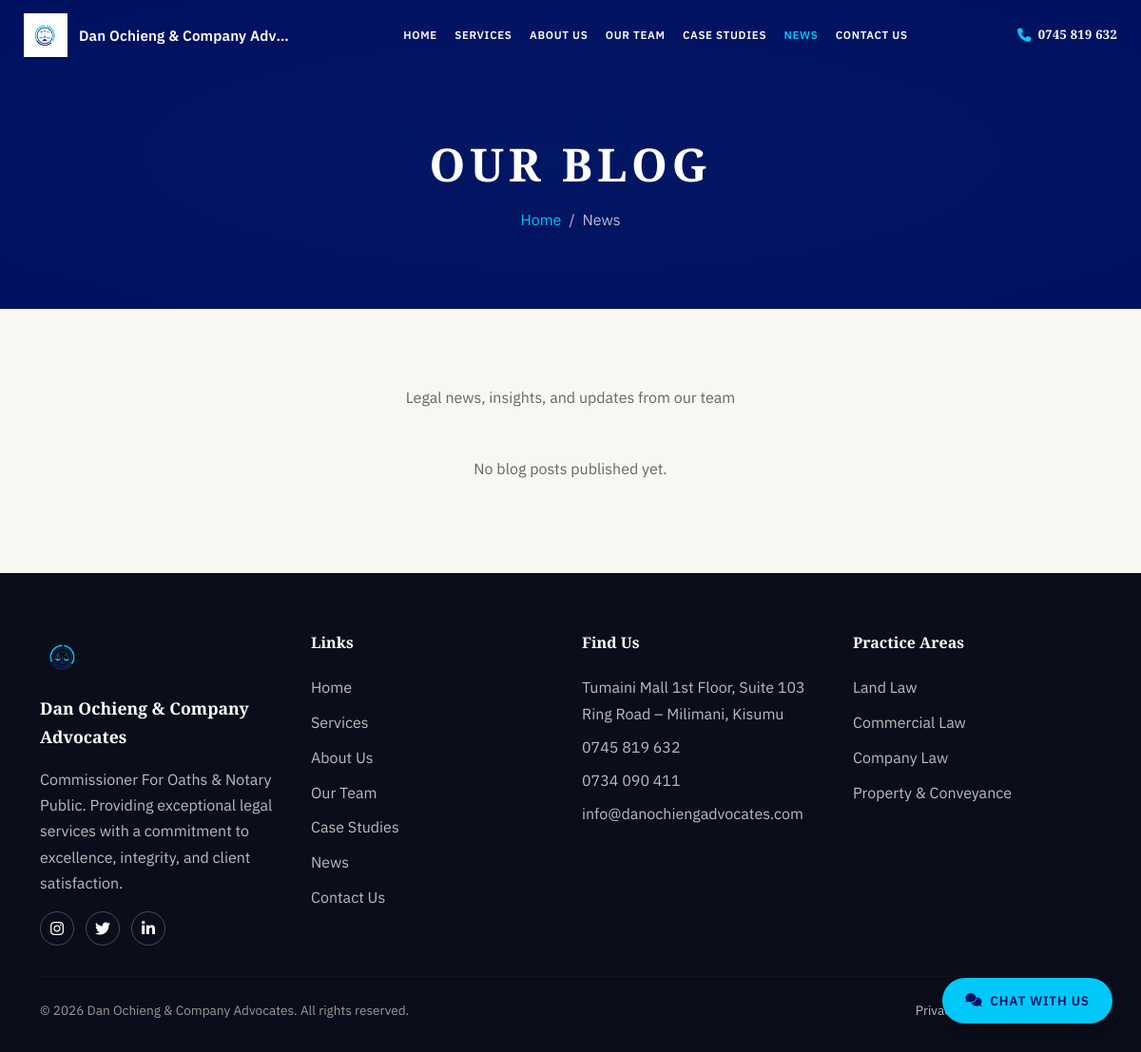
/blog, run on an earlier commit of the app's database.
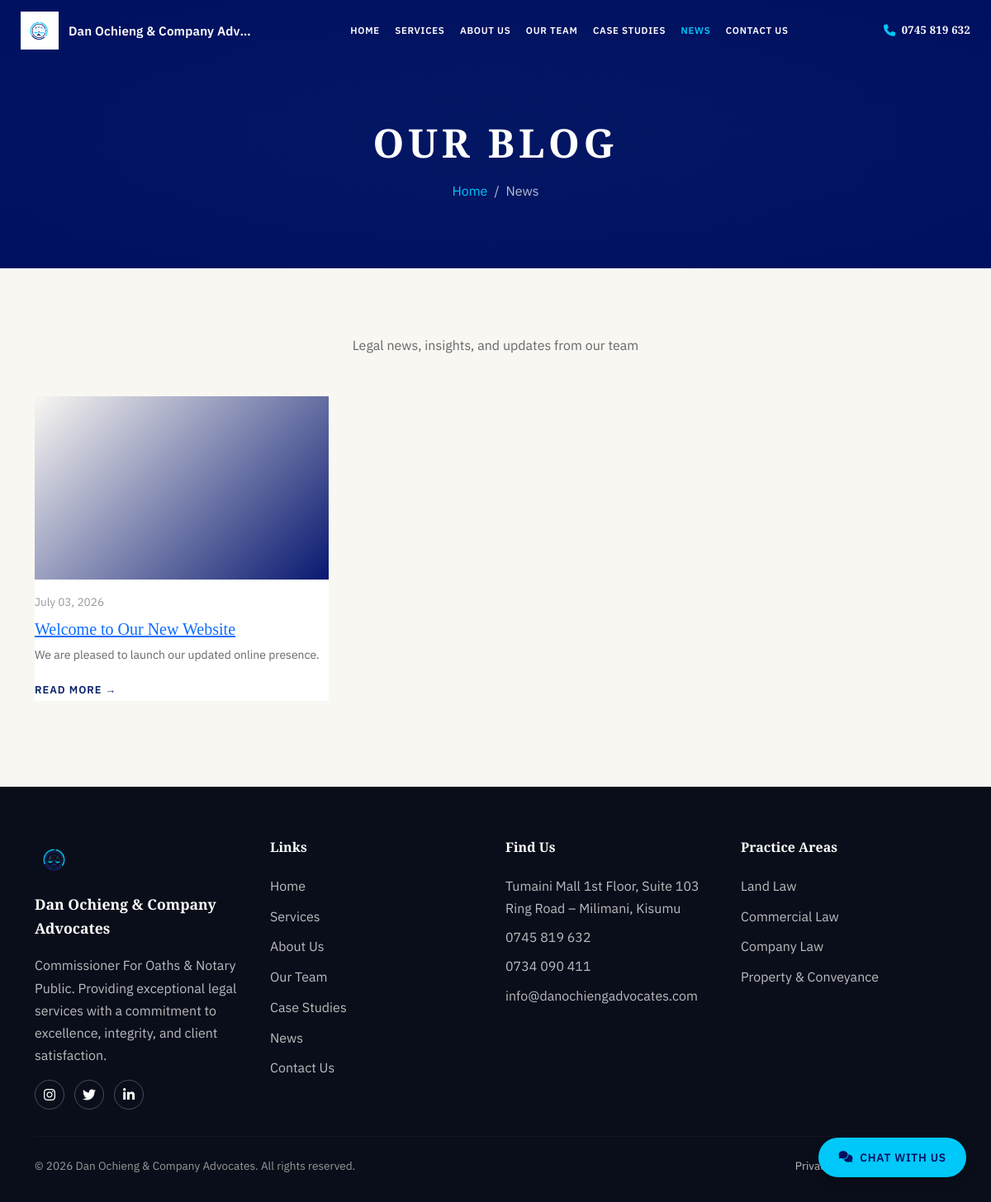
And on a later commit of the database.
### models.py (models this page shows, shortened)
class Service(db.Model):
    id = db.Column(db.Integer, primary_key=True)
    title = db.Column(db.String(120), nullable=False)
    slug = db.Column(db.String(150), unique=True, nullable=False)
    description = db.Column(db.Text, nullable=False)
    icon = db.Column(db.String(50))
    display_order = db.Column(db.Integer, default=0)
    is_active = db.Column(db.Boolean, default=True)
    created_at = db.Column(db.DateTime, default=datetime.utcnow)
    updated_at = db.Column(db.DateTime, default=datetime.utcnow, onupdate=datetime.utcnow)

class BlogPost(db.Model):
    id = db.Column(db.Integer, primary_key=True)
    title = db.Column(db.String(200), nullable=False)
    slug = db.Column(db.String(220), unique=True, nullable=False)
    summary = db.Column(db.Text, nullable=False)
    content = db.Column(db.Text, nullable=False)
    author_id = db.Column(db.Integer, db.ForeignKey('user.id'), nullable=True)
    author = db.relationship('User', backref=db.backref('blog_posts', lazy=True))
    is_published = db.Column(db.Boolean, default=False)
    published_at = db.Column(db.DateTime, nullable=True)
    created_at = db.Column(db.DateTime, default=datetime.utcnow)
    updated_at = db.Column(db.DateTime, default=datetime.utcnow, onupdate=datetime.utcnow)

### routes/main_routes.py (the view)
@main_bp.route('/blog')
def blog():
    posts = BlogPost.query.filter_by(is_published=True).order_by(BlogPost.published_at.desc()).all()
    return render_template('blog.html', title='News & Insights', posts=posts)

### templates/blog.html
{% extends "layout.html" %}
{% block body_class %}page-hero{% endblock %}
{% block content %}
<div class="page-header">
    <div class="container">
        <h1>Our Blog</h1>
        <nav aria-label="breadcrumb">
            <ol class="breadcrumb">
                <li class="breadcrumb-item"><a href="{{ url_for('main.index') }}">Home</a></li>
                <li class="breadcrumb-item active" aria-current="page">News</li>
            </ol>
        </nav>
    </div>
</div>
<section class="section-block section-cream">
    <div class="container">
        <div class="section-header">
            <p class="section-subtitle">Legal news, insights, and updates from our team</p>
        </div>
        {% if posts %}
        <div class="row">
            {% for post in posts %}
            <div class="col-md-4 mb-4">
                <article class="blog-card">
                    <div class="blog-thumb mb-3"></div>
                    <div class="blog-date">{{ post.published_at.strftime('%B %d, %Y') if post.published_at }}</div>
                    <h2 class="h5"><a href="{{ url_for('main.blog_detail', slug=post.slug) }}">{{ post.title }}</a></h2>
                    <p class="text-muted small">{{ post.summary|striptags|truncate(100) }}</p>
                    <a href="{{ url_for('main.blog_detail', slug=post.slug) }}" class="link-arrow">Read more</a>
                </article>
            </div>
            {% endfor %}
        </div>
        {% else %}
        <p class="text-center text-muted">No blog posts published yet.</p>
        {% endif %}
    </div>
</section>
{% endblock %}

### templates/layout.html (shortened to what this page needs)
<!DOCTYPE html>
<html lang="en" data-bs-theme="light">
<head>
    <link rel="stylesheet" href="https://cdn.jsdelivr.net/npm/bootstrap@5.3.0/dist/css/bootstrap.min.css">
    <link rel="stylesheet" href="https://cdnjs.cloudflare.com/ajax/libs/font-awesome/6.4.0/css/all.min.css">
    <link rel="stylesheet" href="{{ url_for('static', filename='css/custom.css') }}">
</head>
<body class="{% block body_class %}{% endblock %}">
    <div class="doa-navbar-float" id="doaNavbarFloat">
        <nav class="navbar navbar-expand-xl navbar-light doa-navbar" id="doaNavbar">
            <div class="doa-navbar-inner px-3 px-lg-4">
                <a class="navbar-brand doa-brand" href="{{ url_for('main.index') }}">
                    <img src="{{ url_for('static', filename='images/logo/dan_ochieng_advocates_logo.png') }}"
                         alt="Dan Ochieng & Company Advocates"
                         class="doa-brand-logo"
                         width="46" height="46">
                    <span class="doa-brand-name">Dan Ochieng &amp; Company Advocates</span>
                </a>
                <div class="collapse navbar-collapse doa-navbar-collapse" id="navbarNav">
                    <ul class="navbar-nav doa-nav-menu">
                        <li class="nav-item doa-nav-item has-mega">
                            <a class="nav-link doa-nav-trigger {% if request.endpoint == 'main.index' %}active{% endif %}"
                               href="{{ url_for('main.index') }}">
                                Home
                            </a>
                        </li>
                        <li class="nav-item doa-nav-item has-mega">
                            <a class="nav-link doa-nav-trigger {% if request.endpoint in ['main.services','main.service_detail'] %}active{% endif %}"
                               href="{{ url_for('main.services') }}">
                                Services
                            </a>
                        </li>
                        <li class="nav-item doa-nav-item has-mega">
                            <a class="nav-link doa-nav-trigger {% if request.endpoint == 'main.about' %}active{% endif %}"
                               href="{{ url_for('main.about') }}">
                                About Us
                            </a>
                        </li>
                        <li class="nav-item doa-nav-item has-mega">
                            <a class="nav-link doa-nav-trigger {% if request.endpoint in ['main.team','main.team_member'] %}active{% endif %}"
                               href="{{ url_for('main.team') }}">
                                Our Team
                            </a>
                        </li>
                        <li class="nav-item doa-nav-item has-mega">
                            <a class="nav-link doa-nav-trigger {% if request.endpoint in ['main.case_studies','main.case_study_detail'] %}active{% endif %}"
                               href="{{ url_for('main.case_studies') }}">
                                Case Studies
                            </a>
                        </li>
                        <li class="nav-item doa-nav-item has-mega">
                            <a class="nav-link doa-nav-trigger {% if request.endpoint in ['main.blog','main.blog_detail'] %}active{% endif %}"
                               href="{{ url_for('main.blog') }}">
                                News
                            </a>
                        </li>
                        <li class="nav-item doa-nav-item has-mega">
                            <a class="nav-link doa-nav-trigger {% if request.endpoint == 'contact.contact' %}active{% endif %}"
                               href="{{ url_for('contact.contact') }}">
                                Contact Us
                            </a>
                        </li>
                    </ul>
                    <div class="doa-nav-tools">
                        <a href="tel:+254745819632" class="doa-nav-phone">
                            <i class="fas fa-phone" aria-hidden="true"></i>
                            <span>0745 819 632</span>
                        </a>
                    </div>
                </div>
            </div>
        </nav>
    </div>
    <main class="main-content">
        {% block content %}{% endblock %}
    </main>
    <footer class="footer mt-auto">
        <div class="container">
            <div class="row">
                <div class="col-md-6 col-lg-3 mb-4 mb-lg-0">
                    <div class="footer-brand">
                        <img src="{{ url_for('static', filename='images/logo/dan_ochieng_advocates_logo.png') }}"
                             alt="Dan Ochieng & Company Advocates">
                        <div class="footer-brand-name">Dan Ochieng &amp; Company Advocates</div>
                    </div>
                    <p>Commissioner For Oaths &amp; Notary Public. Providing exceptional legal services with a commitment to excellence, integrity, and client satisfaction.</p>
                    <div class="social-icons">
                        <a href="https://www.instagram.com/stanlley_locke/" target="_blank" rel="noopener noreferrer" aria-label="Instagram"><i class="fab fa-instagram"></i></a>
                        <a href="https://x.com/stanley_wasonga" target="_blank" rel="noopener noreferrer" aria-label="Twitter"><i class="fab fa-twitter"></i></a>
                        <a href="https://www.linkedin.com/in/stanley-locke-a4b430327/" target="_blank" rel="noopener noreferrer" aria-label="LinkedIn"><i class="fab fa-linkedin-in"></i></a>
                    </div>
                </div>
                <div class="col-md-6 col-lg-3 mb-4 mb-lg-0">
                    <h5>Links</h5>
                    <ul class="list-unstyled">
                        <li><a href="{{ url_for('main.index') }}">Home</a></li>
                        <li><a href="{{ url_for('main.services') }}">Services</a></li>
                        <li><a href="{{ url_for('main.about') }}">About Us</a></li>
                        <li><a href="{{ url_for('main.team') }}">Our Team</a></li>
                        <li><a href="{{ url_for('main.case_studies') }}">Case Studies</a></li>
                        <li><a href="{{ url_for('main.blog') }}">News</a></li>
                        <li><a href="{{ url_for('contact.contact') }}">Contact Us</a></li>
                    </ul>
                </div>
                <div class="col-md-6 col-lg-3 mb-4 mb-lg-0">
                    <h5>Find Us</h5>
                    <ul class="list-unstyled">
                        <li class="mb-2">Tumaini Mall 1st Floor, Suite 103<br>Ring Road – Milimani, Kisumu</li>
                        <li class="mb-2"><a href="tel:+254745819632">0745 819 632</a></li>
                        <li class="mb-2"><a href="tel:+254734090411">0734 090 411</a></li>
                        <li><a href="mailto:info@danochiengadvocates.com">info@danochiengadvocates.com</a></li>
                    </ul>
                </div>
                <div class="col-md-6 col-lg-3">
                    <h5>Practice Areas</h5>
                    <ul class="list-unstyled">
                        {% if footer_services %}
                            {% for svc in footer_services %}
                            <li><a href="{{ url_for('main.service_detail', slug=svc.slug) }}">{{ svc.title }}</a></li>
                            {% endfor %}
                        {% else %}
                            <li><a href="{{ url_for('main.services') }}">View All Services</a></li>
                        {% endif %}
                    </ul>
                </div>
            </div>
            <hr>
            <div class="row align-items-center">
                <div class="col-md-6 text-center text-md-start footer-copyright">
                    <p class="mb-0">&copy; {{ now.year }} Dan Ochieng &amp; Company Advocates. All rights reserved.</p>
                </div>
                <div class="col-md-6 text-center text-md-end footer-copyright">
                    <p class="mb-0">
                        <a href="{{ url_for('main.privacy') }}">Privacy Policy</a> |
                        <a href="{{ url_for('main.terms') }}">Terms of Service</a>
                    </p>
                </div>
            </div>
        </div>
    </footer>
    {% if not current_user.is_authenticated %}
        <div class="chat-widget-container">
            <a href="{{ url_for('chat.client_chat') }}"
               class="btn chat-widget-button shadow">
                <i class="fas fa-comments"></i>
                <span class="chat-label">Chat with us</span>
            </a>
        </div>
    {% endif %}
</body>
</html>

What changed in the data, as far as the page shows it:
added BlogPost: published_at "July 03, 2026", title "Welcome to Our New Website", summary "We are pleased to launch our updated online presence."
Also different on the page:
text no longer shown: "No blog posts published yet."
